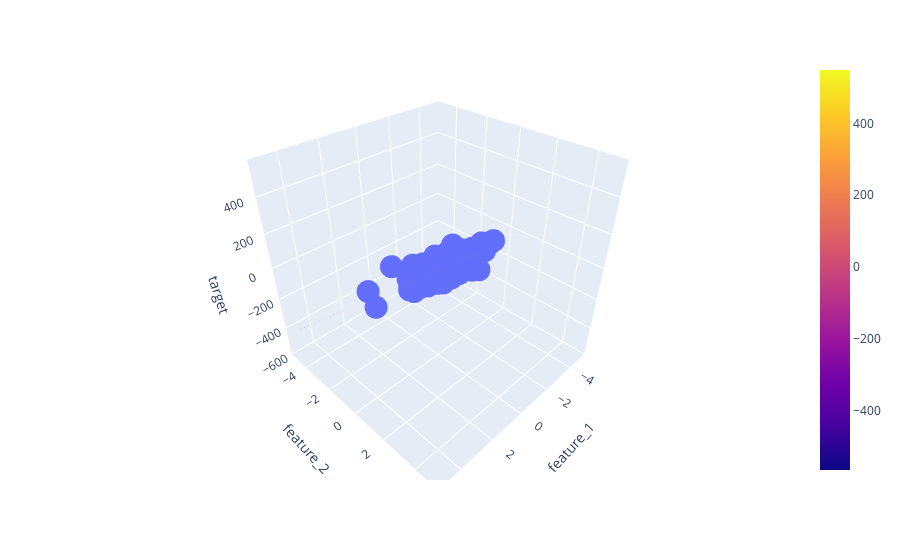

Source (notebook cell):
### Code cell
fig = px.scatter_3d(data, x='feature_1', y='feature_2', z='target')

fig.add_trace(go.Surface(x = x, y = y, z =z ))

fig.show()
